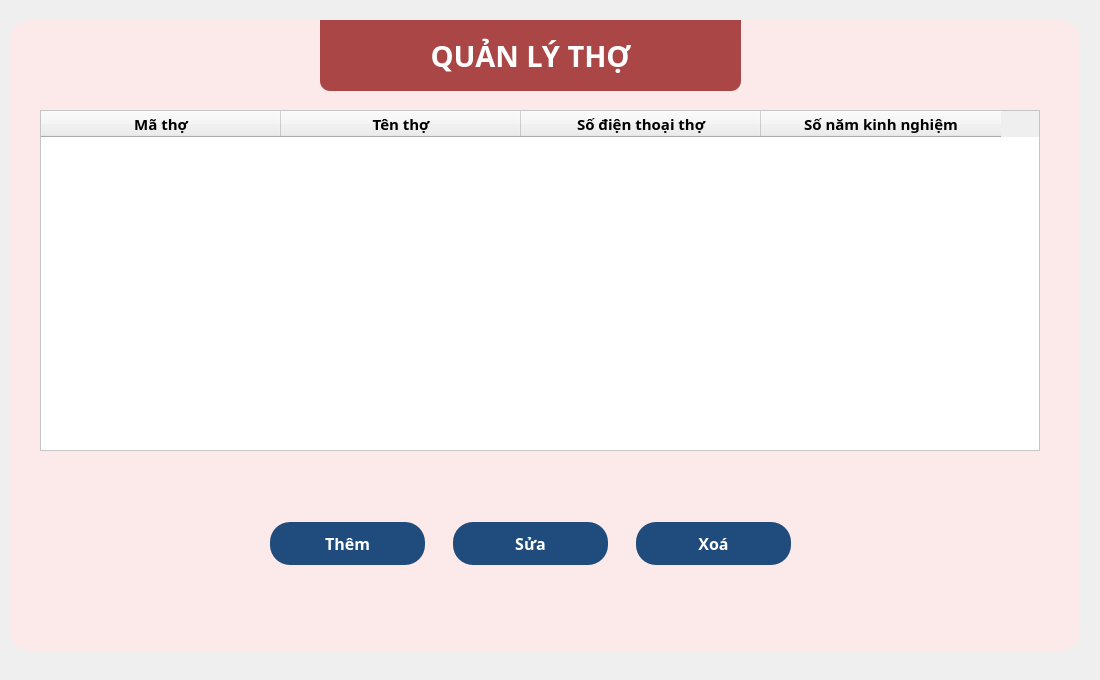
     <widget class="QWidget" name="tho_page">
      <property name="styleSheet">
       <string notr="true">QPushButton{
	padding: 10 0 10 0;
	border-radius: 20;
	color: rgb(255, 255, 255);
	background-color: rgb(31, 76, 124);
}
QPushButton:hover{
	background-color: rgb(46, 123, 175);
}
QPushButton:pressed{
	background-color: rgb(10, 158, 69);
}
</string>
      </property>
      <widget class="QWidget" name="widget_10" native="true">
       <property name="geometry">
        <rect>
         <x>9</x>
         <y>20</y>
         <width>1071</width>
         <height>631</height>
        </rect>
       </property>
       <property name="styleSheet">
        <string notr="true">background-color: rgba(255, 233, 234, 83%);
border-radius: 20px;</string>
       </property>
      </widget>
      <widget class="QWidget" name="layoutWidget_6">
       <property name="geometry">
        <rect>
         <x>260</x>
         <y>510</y>
         <width>541</width>
         <height>67</height>
        </rect>
       </property>
       <layout class="QHBoxLayout" name="horizontalLayout_5">
        <property name="spacing">
         <number>28</number>
        </property>
        <property name="leftMargin">
         <number>10</number>
        </property>
        <property name="topMargin">
         <number>10</number>
        </property>
        <property name="rightMargin">
         <number>10</number>
        </property>
        <property name="bottomMargin">
         <number>10</number>
        </property>
        <item>
         <widget class="QPushButton" name="them_tho_btn">
          <property name="minimumSize">
           <size>
            <width>0</width>
            <height>0</height>
           </size>
          </property>
          <property name="font">
           <font>
            <family>Noto Sans</family>
            <pointsize>12</pointsize>
            <weight>75</weight>
            <bold>true</bold>
           </font>
          </property>
          <property name="styleSheet">
           <string notr="true"/>
          </property>
          <property name="text">
           <string>Thêm</string>
          </property>
         </widget>
        </item>
        <item>
         <widget class="QPushButton" name="sua_tho_btn">
          <property name="minimumSize">
           <size>
            <width>0</width>
            <height>0</height>
           </size>
          </property>
          <property name="font">
           <font>
            <family>Noto Sans</family>
            <pointsize>12</pointsize>
            <weight>75</weight>
            <bold>true</bold>
           </font>
          </property>
          <property name="styleSheet">
           <string notr="true"/>
          </property>
          <property name="text">
           <string>Sửa</string>
          </property>
         </widget>
        </item>
        <item>
         <widget class="QPushButton" name="xoa_tho_btn">
          <property name="minimumSize">
           <size>
            <width>0</width>
            <height>0</height>
           </size>
          </property>
          <property name="font">
           <font>
            <family>Noto Sans</family>
            <pointsize>12</pointsize>
            <weight>75</weight>
            <bold>true</bold>
           </font>
          </property>
          <property name="styleSheet">
           <string notr="true"/>
          </property>
          <property name="text">
           <string>Xoá</string>
          </property>
         </widget>
        </item>
       </layout>
      </widget>
      <widget class="QTableWidget" name="ds_tho_tablewidget">
       <property name="geometry">
        <rect>
         <x>40</x>
         <y>110</y>
         <width>1000</width>
         <height>341</height>
        </rect>
       </property>
       <property name="minimumSize">
        <size>
         <width>1000</width>
         <height>0</height>
        </size>
       </property>
       <property name="maximumSize">
        <size>
         <width>1000</width>
         <height>16777215</height>
        </size>
       </property>
       <property name="baseSize">
        <size>
         <width>600</width>
         <height>0</height>
        </size>
       </property>
       <property name="font">
        <font>
         <family>Noto Sans</family>
         <italic>false</italic>
        </font>
       </property>
       <property name="styleSheet">
        <string notr="true">QTableWidget{
background-color: rgb(255, 255, 255);
}</string>
       </property>
       <property name="alternatingRowColors">
        <bool>true</bool>
       </property>
       <property name="textElideMode">
        <enum>Qt::ElideMiddle</enum>
       </property>
       <attribute name="horizontalHeaderDefaultSectionSize">
        <number>240</number>
       </attribute>
       <attribute name="horizontalHeaderHighlightSections">
        <bool>true</bool>
       </attribute>
       <attribute name="horizontalHeaderMinimumSectionSize">
        <number>100</number>
       </attribute>
       <attribute name="verticalHeaderDefaultSectionSize">
        <number>30</number>
       </attribute>
       <attribute name="verticalHeaderMinimumSectionSize">
        <number>30</number>
       </attribute>
       <column>
        <property name="text">
         <string>Mã thợ</string>
        </property>
        <property name="font">
         <font>
          <family>Noto Sans</family>
          <pointsize>11</pointsize>
          <weight>75</weight>
          <italic>false</italic>
          <bold>true</bold>
         </font>
        </property>
        <property name="textAlignment">
         <set>AlignCenter</set>
        </property>
       </column>
       <column>
        <property name="text">
         <string>Tên thợ</string>
        </property>
        <property name="font">
         <font>
          <family>Noto Sans</family>
          <pointsize>11</pointsize>
          <weight>75</weight>
          <italic>false</italic>
          <bold>true</bold>
         </font>
        </property>
        <property name="textAlignment">
         <set>AlignCenter</set>
        </property>
       </column>
       <column>
        <property name="text">
         <string>Số điện thoại thợ</string>
        </property>
        <property name="font">
         <font>
          <family>Noto Sans</family>
          <pointsize>11</pointsize>
          <weight>75</weight>
          <bold>true</bold>
         </font>
        </property>
        <property name="textAlignment">
         <set>AlignCenter</set>
        </property>
       </column>
       <column>
        <property name="text">
         <string>Số năm kinh nghiệm</string>
        </property>
        <property name="font">
         <font>
          <family>Noto Sans</family>
          <pointsize>11</pointsize>
          <weight>75</weight>
          <bold>true</bold>
         </font>
        </property>
        <property name="textAlignment">
         <set>AlignCenter</set>
        </property>
       </column>
      </widget>
      <widget class="QWidget" name="widget_9" native="true">
       <property name="geometry">
        <rect>
         <x>0</x>
         <y>0</y>
         <width>1091</width>
         <height>671</height>
        </rect>
       </property>
       <property name="styleSheet">
        <string notr="true">border-image: url(:/img/Barbershop/background.png);</string>
       </property>
      </widget>
      <widget class="QLabel" name="label_17">
       <property name="geometry">
        <rect>
         <x>320</x>
         <y>20</y>
         <width>421</width>
         <height>71</height>
        </rect>
       </property>
       <property name="font">
        <font>
         <family>Noto Sans</family>
         <pointsize>22</pointsize>
         <weight>75</weight>
         <bold>true</bold>
        </font>
       </property>
       <property name="styleSheet">
        <string notr="true">color: rgb(255, 255, 255);
background-color: rgba(136, 0, 0, 70%);
border-radius: 0px;
border-bottom-left-radius: 10px;
border-bottom-right-radius: 10px;</string>
       </property>
       <property name="text">
        <string>QUẢN LÝ THỢ</string>
       </property>
       <property name="alignment">
        <set>Qt::AlignCenter</set>
       </property>
      </widget>
      <zorder>widget_9</zorder>
      <zorder>widget_10</zorder>
      <zorder>layoutWidget_6</zorder>
      <zorder>ds_tho_tablewidget</zorder>
      <zorder>label_17</zorder>
     </widget>
